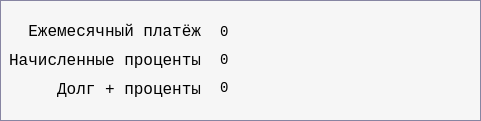
  <widget class="QGroupBox" name="groupBox_2">
   <property name="geometry">
    <rect>
     <x>20</x>
     <y>260</y>
     <width>481</width>
     <height>121</height>
    </rect>
   </property>
   <property name="font">
    <font>
     <family>Courier</family>
     <pointsize>-1</pointsize>
     <italic>false</italic>
     <bold>false</bold>
     <stylestrategy>PreferDefault</stylestrategy>
    </font>
   </property>
   <property name="styleSheet">
    <string notr="true">QGroupBox {
	border: 1px solid #8785a2;
	background-color:  qlineargradient(x1: 0, y1: 0, x2: 0, y2: 1, stop: 0 #F6F6F6, stop: 1 #F6F6F6);
	font: 20px Courier;
}</string>
   </property>
   <property name="title">
    <string/>
   </property>
   <widget class="QLabel" name="label_5">
    <property name="geometry">
     <rect>
      <x>20</x>
      <y>0</y>
      <width>181</width>
      <height>41</height>
     </rect>
    </property>
    <property name="styleSheet">
     <string notr="true">QLabel {
	font: 16px Courier New;
	color: black;
}</string>
    </property>
    <property name="text">
     <string>Ежемесячный платёж</string>
    </property>
    <property name="alignment">
     <set>Qt::AlignBottom|Qt::AlignRight|Qt::AlignTrailing</set>
    </property>
   </widget>
   <widget class="QLabel" name="label_6">
    <property name="geometry">
     <rect>
      <x>0</x>
      <y>40</y>
      <width>201</width>
      <height>41</height>
     </rect>
    </property>
    <property name="styleSheet">
     <string notr="true">QLabel {
	font: 16px Courier New;
	color: black;
}</string>
    </property>
    <property name="text">
     <string>Начисленные проценты</string>
    </property>
    <property name="alignment">
     <set>Qt::AlignRight|Qt::AlignTrailing|Qt::AlignVCenter</set>
    </property>
   </widget>
   <widget class="QLabel" name="label_7">
    <property name="geometry">
     <rect>
      <x>40</x>
      <y>80</y>
      <width>161</width>
      <height>41</height>
     </rect>
    </property>
    <property name="styleSheet">
     <string notr="true">QLabel {
	font: 16px Courier New;
	color: black;
}</string>
    </property>
    <property name="text">
     <string>Долг + проценты</string>
    </property>
    <property name="alignment">
     <set>Qt::AlignRight|Qt::AlignTop|Qt::AlignTrailing</set>
    </property>
   </widget>
   <widget class="QLabel" name="month_pay">
    <property name="geometry">
     <rect>
      <x>220</x>
      <y>10</y>
      <width>231</width>
      <height>31</height>
     </rect>
    </property>
    <property name="styleSheet">
     <string notr="true">QLabel {
	font: 14px Courier New;
	color: black;
}</string>
    </property>
    <property name="text">
     <string>0</string>
    </property>
    <property name="alignment">
     <set>Qt::AlignBottom|Qt::AlignLeading|Qt::AlignLeft</set>
    </property>
   </widget>
   <widget class="QLabel" name="percent_pay">
    <property name="geometry">
     <rect>
      <x>220</x>
      <y>40</y>
      <width>231</width>
      <height>41</height>
     </rect>
    </property>
    <property name="styleSheet">
     <string notr="true">QLabel {
	font: 14px Courier New;
	color: black;
}</string>
    </property>
    <property name="text">
     <string>0</string>
    </property>
   </widget>
   <widget class="QLabel" name="all_sum">
    <property name="geometry">
     <rect>
      <x>220</x>
      <y>80</y>
      <width>231</width>
      <height>41</height>
     </rect>
    </property>
    <property name="styleSheet">
     <string notr="true">QLabel {
	font: 14px Courier New;
	color: black;
}</string>
    </property>
    <property name="text">
     <string>0</string>
    </property>
    <property name="alignment">
     <set>Qt::AlignLeading|Qt::AlignLeft|Qt::AlignTop</set>
    </property>
   </widget>
  </widget>
